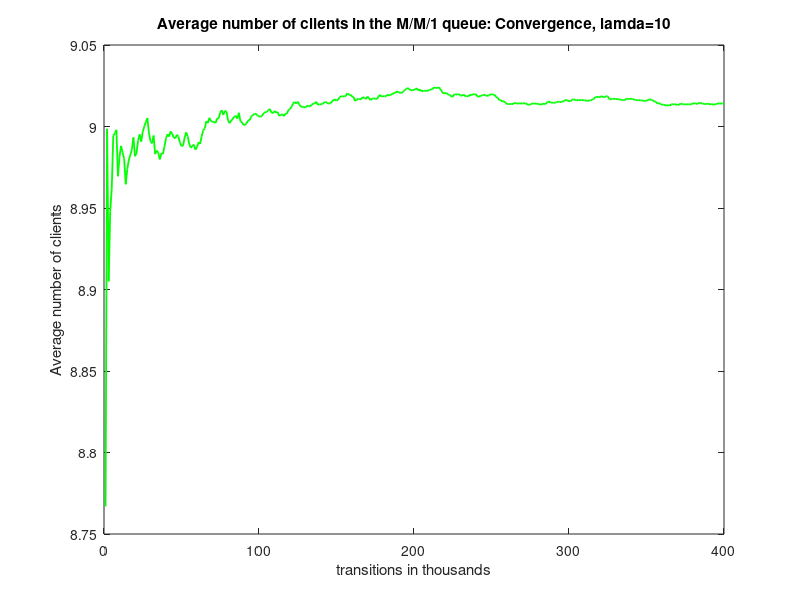
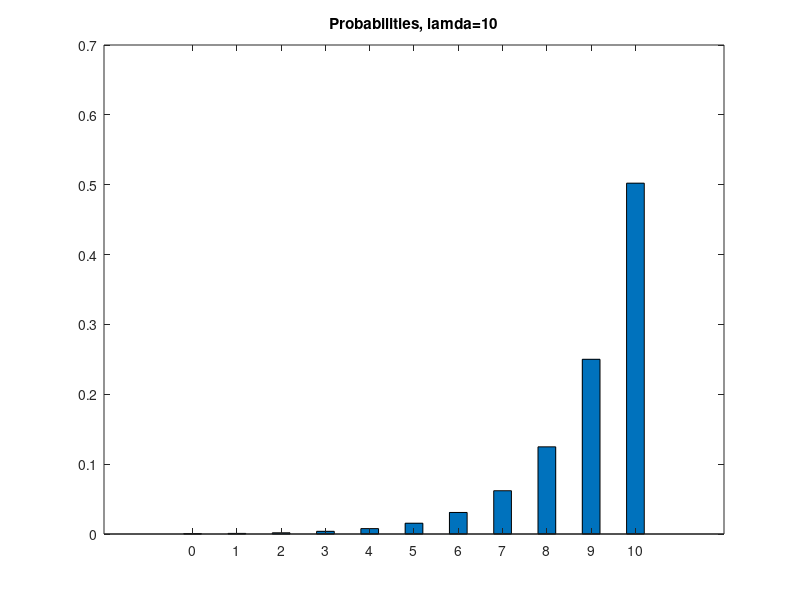

The MATLAB script that drew these images, in order:
# Task 2 (lamda=10)
clc;
clear all;
close all;

rand("seed",1);

P = [0,0,0,0,0,0,0,0,0,0,0];
arrivals = [0,0,0,0,0,0,0,0,0,0,0];
total_arrivals = 0; 
current_state = 0;  
previous_mean_clients = 0; 
index = 0;

lamda = 10; 
mu = 5;
threshold = lamda/(lamda + mu); 

transitions = 0; 

while transitions >= 0
  transitions = transitions + 1; 
  
  if mod(transitions,1000) == 0 
    index = index + 1;
    for i=1:1:length(arrivals)
        P(i) = arrivals(i)/total_arrivals; 
    endfor
    
    mean_clients = 0; 
    for i=1:1:length(arrivals)
       mean_clients = mean_clients + (i-1).*P(i);
    endfor
    
    to_plot(index) = mean_clients;
        
    if abs(mean_clients - previous_mean_clients) < 0.00001 || transitions > 1000000 
      break;
    endif
    
    previous_mean_clients = mean_clients;
    
  endif
  
  random_number = rand(1);
  if current_state == 0 || random_number < threshold 
    if current_state < 11
      total_arrivals = total_arrivals + 1;
      arrivals(current_state + 1) = arrivals(current_state + 1) + 1; 
      if current_state < 10
        current_state = current_state + 1;
      endif    
    endif   
  else 
    if current_state != 0 
      current_state = current_state - 1;
    endif
  endif
endwhile



g = lamda*(1-P(11));
average_delay_time = mean_clients / g;

figure(1);
plot(to_plot,"g","linewidth",1.3);
title("Average number of clients in the M/M/1 queue: Convergence, lamda=10");
xlabel("transitions in thousands");
ylabel("Average number of clients");

x=[0,1,2,3,4,5,6,7,8,9,10];
figure(2);
bar(x,P,0.4);
title("Probabilities, lamda=10");
display(transitions);